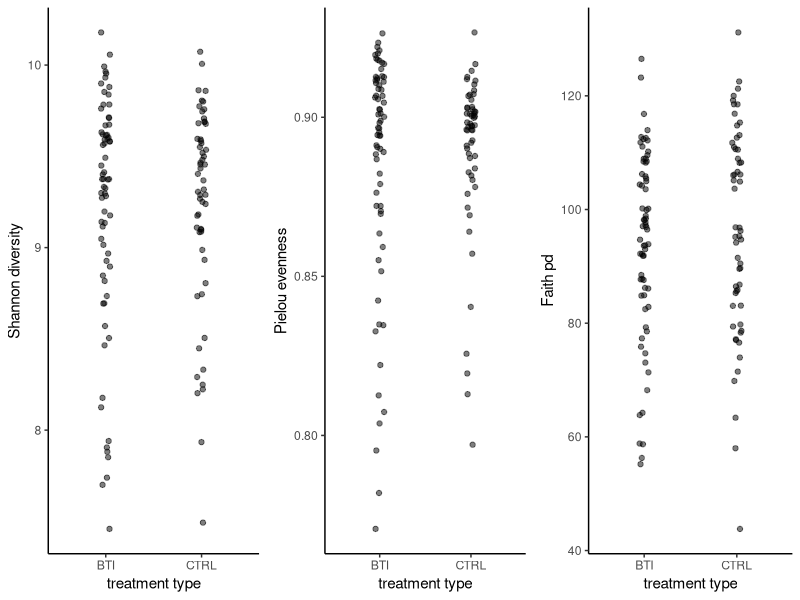

Generate this figure with R:
## ---- chunk 1
library(lme4)
library(tidyverse)
library(patchwork)
library(lattice)
## ---- chunk 2
kanata_data <- read.csv("BIO8102_bti_metadata.csv")
str(kanata_data)
## ---- chunk 3
kanata_data <- mutate(
  kanata_data,
  Week = factor(Week),
  Year = factor(Year),
  TreatP = factor(TreatP))
## ---- chunk 4
# check replication for each `Week` within each treatment type `TreatP`.
(reptab <- with(kanata_data, table(TreatP, Week)))

# check replication for each `Site` within each treatment type `TreatP` 
(reptab <- with(kanata_data, table(TreatP, Site)))

# check replication for each `Site` within each treatment type `TreatP` 
(reptab <- with(kanata_data, table(TreatP, Year)))
  # Here for 2016 data, the number of replications for BTI and CTRL are much less than that of 2017, 2018 due to insufficient sampling efforts in that year. Let's try to remove 2016 data. 

kanata_data_filtered <- subset(kanata_data, Year!="2016")
## ---- chunk 5
library(gridExtra)
shannon_treatp <- ggplot(kanata_data_filtered, aes(x = TreatP, y = shannon_entropy)) +
  geom_jitter(
    alpha = 0.5,
    width = 0.05) +
  labs(
    x = "treatment type",
    y = "Shannon diversity"
  ) +
  theme_classic()

pielou_treatp <- ggplot(kanata_data_filtered, aes(x = TreatP, y = pielou_evenness)) +
  geom_jitter(
    alpha = 0.5,
    width = 0.05) +
  labs(
    x = "treatment type",
    y = "Pielou evenness"
  ) +
  theme_classic()

faith_treatp <- ggplot(kanata_data_filtered, aes(x = TreatP, y = faith_pd)) +
  geom_jitter(
    alpha = 0.5,
    width = 0.05) +
  labs(
    x = "treatment type",
    y = "Faith pd"
  ) +
  theme_classic()
grid.arrange(shannon_treatp, pielou_treatp, faith_treatp, ncol=3)

## ---- chunk 6
m1_1 <- lmer(shannon_entropy ~ TreatP + Year + (1 | Site), data = kanata_data_filtered)
summary(m1_1)
confint(m1_1)

m2_1 <- lmer(shannon_entropy ~ TreatP + Year + (Year | Site) , data = kanata_data_filtered)
summary(m2_1)

?isSingular

